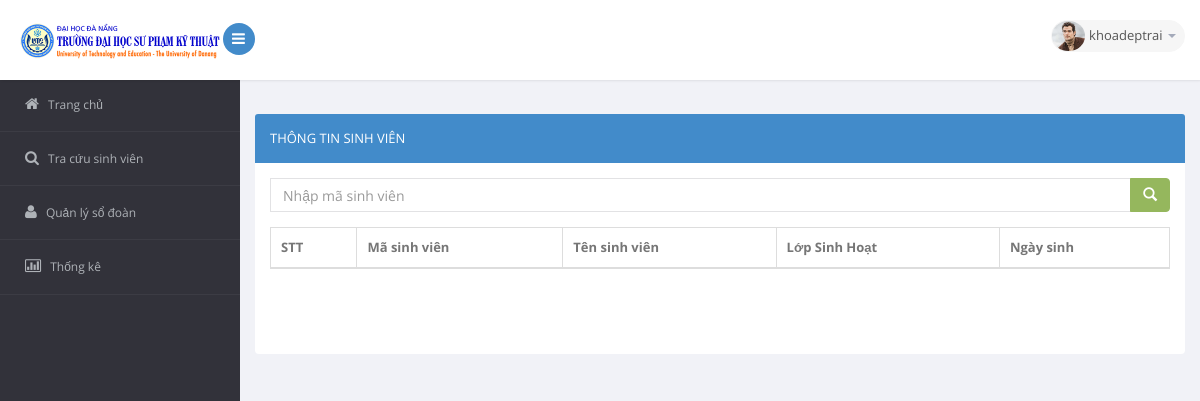
Page /tracuusinhvien/tracuu.php (signed in) on the earlier database version.
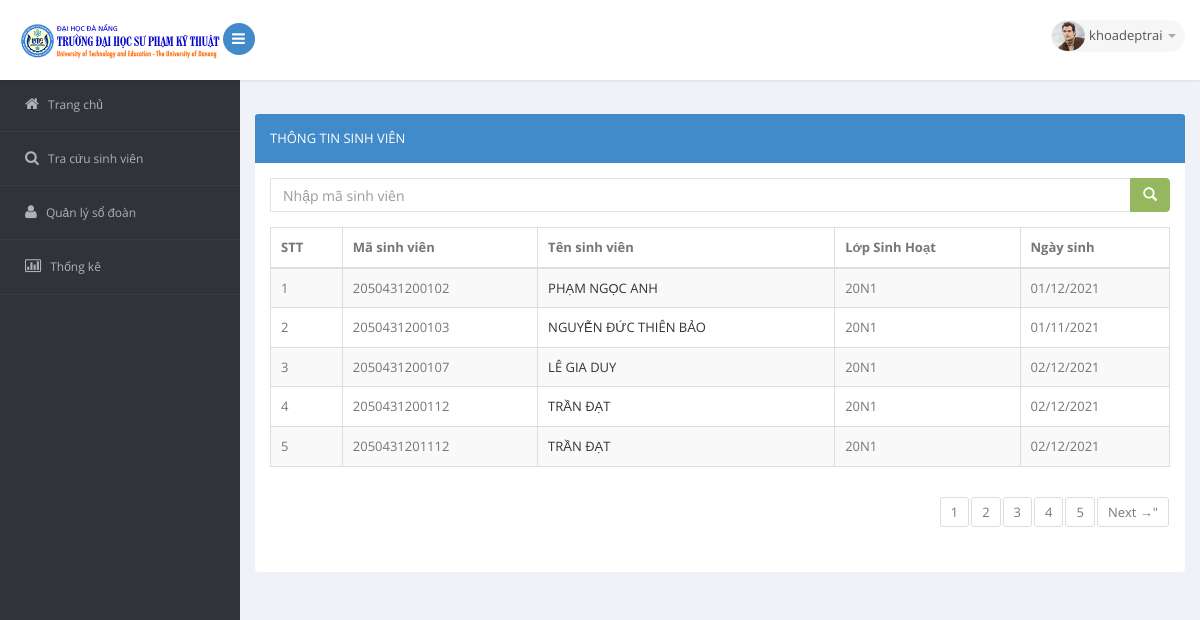
Same page on the later database version.
### tables this page shows
CREATE TABLE `sinhvien` (
  `idsv` int(11) NOT NULL,
  `masv` varchar(20) NOT NULL,
  `tensv` varchar(200) NOT NULL,
  `lopSH` varchar(10) NOT NULL,
  `ngaysinh` date NOT NULL
);

### model/SinhVien.php (called while the page is built, shortened)
<?php
function get_sinhvien($from, $sotin1trang) {
    global $db;
    $query = 'SELECT * FROM sinhvien LIMIT '.$from.','.$sotin1trang;
    $statement = $db->prepare($query);
    $statement->execute();
    $list_sv = $statement->fetchAll();
    return $list_sv;
}
function get_Intsinhvien() {
    global $db;
    $query = 'SELECT * FROM sinhvien';
    $statement = $db->prepare($query);
    $statement->execute();
    $list_sv = $statement->fetchAll();
    $sl = sizeof($list_sv);
    return $sl;
}
?>

### tracuusinhvien/danhsachsv.php (the view, shortened to what this page needs)
<section id="main-content">
    <section class="wrapper">
        <div class="row">
            <div class="col-sm-12">
                <section class="panel panel-primary">
                    <header class="panel-heading">
                        Thông tin sinh viên
                    </header>
                    <div class="panel-body">
                        <form action="tracuu.php" method="get">
                            <div class="input-group m-bot15">
                                <input type="text" name="findid" class="form-control" placeholder="Nhập mã sinh viên">
                                <span class="input-group-btn">
                                    <button class="btn btn-success" type="submit"><i class="glyphicon glyphicon-search"></i></button>
                                </span>
                            </div>
                        </form>
                        <section id="unseen">
                            <table class="table table-bordered table-striped table-condensed">
                                <thead>
                                    <tr>
                                        <th>STT</th>
                                        <th>Mã sinh viên</th>
                                        <th>Tên sinh viên</th>
                                        <th>Lớp Sinh Hoạt</th>
                                        <th>Ngày sinh</th>
                                    </tr>
                                </thead>
                                <tbody>
                                    <?php $i = $batdau + 1; ?>
                                    <?php foreach ($list_sv as $sv) : ?>
                                        <tr>
                                            <td><?php echo $i ?></td>
                                            <td><?php echo $sv['masv']; ?></td>
                                            <td>
                                                <a href="?action=view_sv&amp;findid=<?php echo $sv['idsv']; ?>">
                                                    <?php echo htmlspecialchars($sv['tensv']); ?>
                                                </a>
                                            </td>
                                            <td><?php echo $sv['lopSH']; ?></td>
                                            <td><?php echo date('d/m/Y',strtotime($sv['ngaysinh'])); ?></td>
                                            <?php $i = $i + 1; ?>
                                        </tr>
                                    <?php endforeach; ?>
                                </tbody>
                            </table>
                            <div class="dataTables_paginate paging_bootstrap pagination">
                                <ul>
                                    <?php
                                    for ($t = 1; $t <= $sotrang; $t++) {
                                        echo '<li><a href="tracuu.php?page=' . $t . '">' . $t . '</a></li>';
                                    }
                                    if ($_GET['page'] < $sotrang) {
                                        echo '<li class="next"><a href="tracuu.php?page=' . ($_GET['page'] + 1) . '">Next →"</a></li>';
                                    }
                                    ?>
                                </ul>
                            </div>
                        </section>
                    </div>
                </section>
            </div>
        </div>
    </section>

Differences in the rows shown:
added sinhvien: masv "2050431200102", tensv "PHẠM NGỌC ANH", lopSH "20N1", ngaysinh "01/12/2021"
added sinhvien: masv "2050431200103", tensv "NGUYỄN ĐỨC THIÊN BẢO", lopSH "20N1", ngaysinh "01/11/2021"
added sinhvien: masv "2050431200107", tensv "LÊ GIA DUY", lopSH "20N1", ngaysinh "02/12/2021"
added sinhvien: masv "2050431200112", tensv "TRẦN ĐẠT", lopSH "20N1", ngaysinh "02/12/2021"
added sinhvien: masv "2050431201112", tensv "TRẦN ĐẠT", lopSH "20N1", ngaysinh "02/12/2021"
Other differences:
new list line: "1"
new list line: "2"
new list line: "3"
new list line: "4"
new list line: "5"
text now shown: "Next →\""
